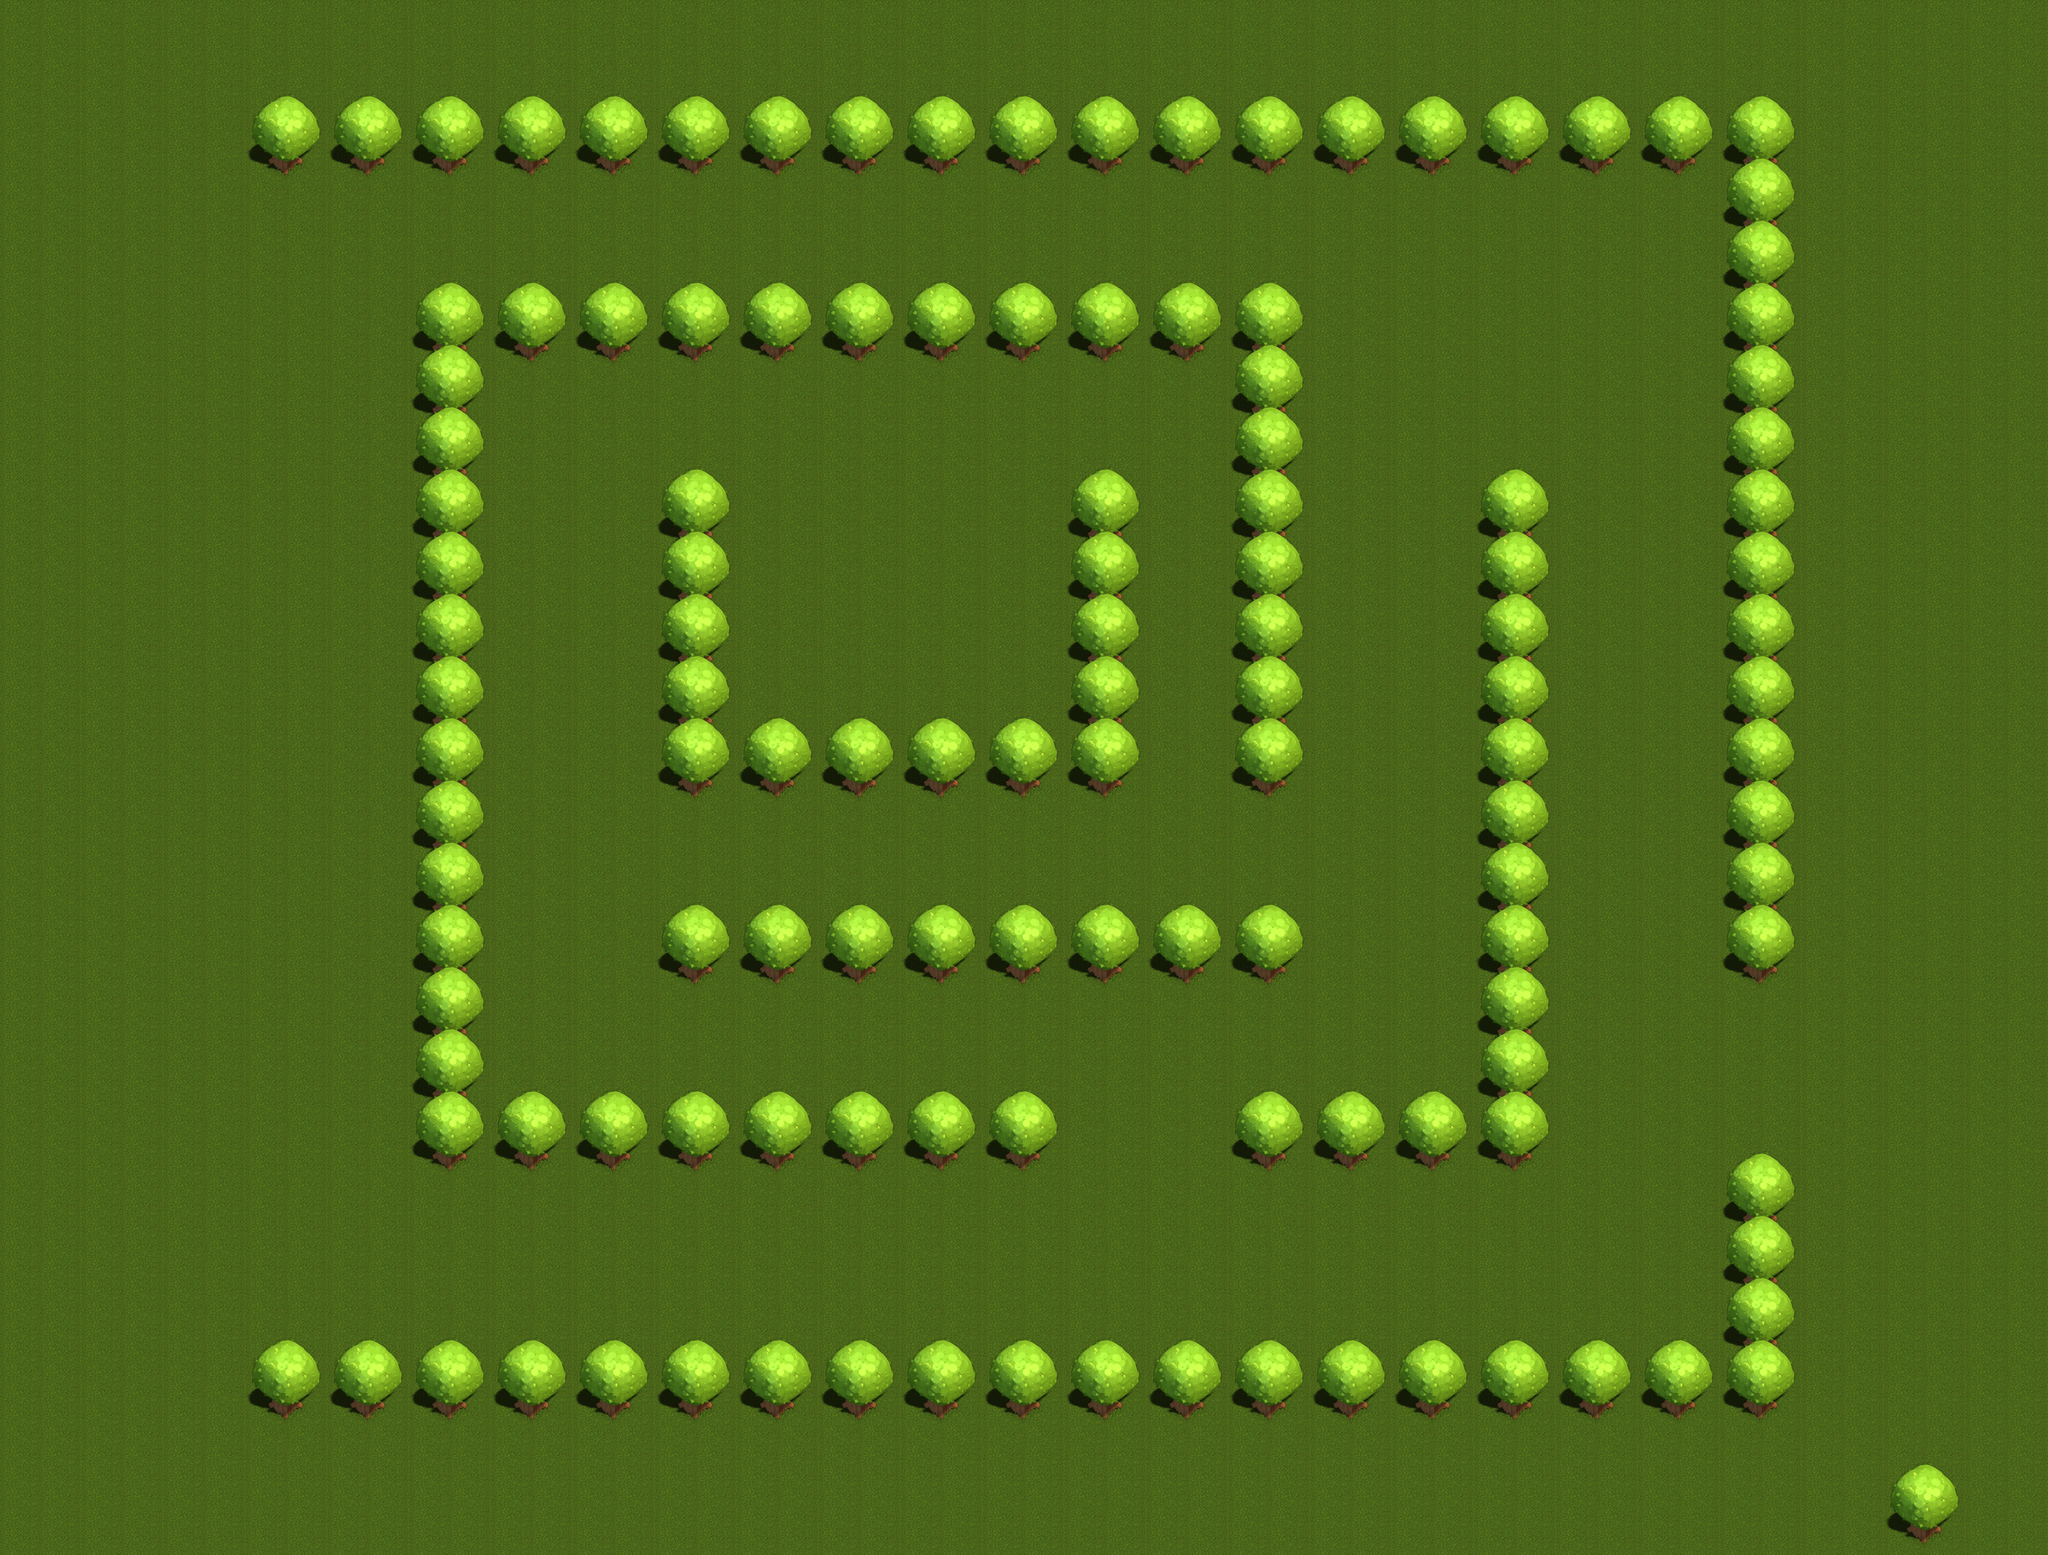

This game map was drawn from its Tiled (.tmx) file and the tilesets committed beside it. A one-line description and the trimmed map source follow:
An orthogonal 25x25 tile map with 158x120 px tiles, 2 tile layers (backgroundLayer, gameObjectLayer), 2 tilesets.

<map version="1.2" tiledversion="1.2.0" orientation="orthogonal" renderorder="right-down" width="25" height="25" tilewidth="158" tileheight="120" infinite="0" nextlayerid="4" nextobjectid="1">
 <tileset firstgid="1" name="grass" tilewidth="158" tileheight="120" tilecount="1" columns="1">
  <image source="grass.png" width="158" height="120" />
 </tileset>
 <tileset firstgid="2" name="2045.0" tilewidth="157" tileheight="199" tilecount="1" columns="1">
  <image source="2045.0.png" width="157" height="199" />
 </tileset>
 <layer id="1" name="backgroundLayer" width="25" height="25">
  <data>[625 cells, 625 non-empty, 1 distinct tile ids]</data>
 </layer>
 <layer id="2" name="gameObjectLayer" width="25" height="25">
  <data>[625 cells, 130 non-empty, 2 distinct tile ids]</data>
 </layer>
</map>
